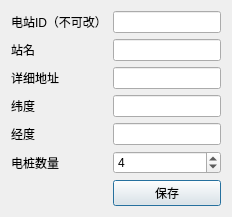
<?xml version="1.0" encoding="UTF-8"?>
<ui version="4.0">
 <class>EditStationDialog</class>
 <widget class="QDialog" name="EditStationDialog">
  <property name="windowTitle">
   <string>电站</string>
  </property>
  <layout class="QFormLayout" name="form">
   <item row="0" column="0">
    <widget class="QLabel" name="idLabel">
     <property name="text">
      <string>电站ID（不可改）</string>
     </property>
    </widget>
   </item>
   <item row="0" column="1">
    <widget class="QLineEdit" name="idEdit">
     <property name="readOnly">
      <bool>true</bool>
     </property>
    </widget>
   </item>
   <item row="1" column="0">
    <widget class="QLabel" name="nameLabel">
     <property name="text">
      <string>站名</string>
     </property>
    </widget>
   </item>
   <item row="1" column="1">
    <widget class="QLineEdit" name="nameEdit"/>
   </item>
   <item row="2" column="0">
    <widget class="QLabel" name="addrLabel">
     <property name="text">
      <string>详细地址</string>
     </property>
    </widget>
   </item>
   <item row="2" column="1">
    <widget class="QLineEdit" name="addrEdit"/>
   </item>
   <item row="3" column="0">
    <widget class="QLabel" name="latLabel">
     <property name="text">
      <string>纬度</string>
     </property>
    </widget>
   </item>
   <item row="3" column="1">
    <widget class="QLineEdit" name="latEdit"/>
   </item>
   <item row="4" column="0">
    <widget class="QLabel" name="lngLabel">
     <property name="text">
      <string>经度</string>
     </property>
    </widget>
   </item>
   <item row="4" column="1">
    <widget class="QLineEdit" name="lngEdit"/>
   </item>
   <item row="5" column="0">
    <widget class="QLabel" name="pileCountLabel">
     <property name="text">
      <string>电桩数量</string>
     </property>
    </widget>
   </item>
   <item row="5" column="1">
    <widget class="QSpinBox" name="pileCountSpin">
     <property name="minimum">
      <number>1</number>
     </property>
     <property name="maximum">
      <number>40</number>
     </property>
     <property name="value">
      <number>4</number>
     </property>
    </widget>
   </item>
   <item row="6" column="0">
    <widget class="QLabel" name="saveSpacer">
     <property name="text">
      <string/>
     </property>
    </widget>
   </item>
   <item row="6" column="1">
    <widget class="QPushButton" name="saveBtn">
     <property name="text">
      <string>保存</string>
     </property>
    </widget>
   </item>
  </layout>
 </widget>
 <resources/>
 <connections/>
</ui>
